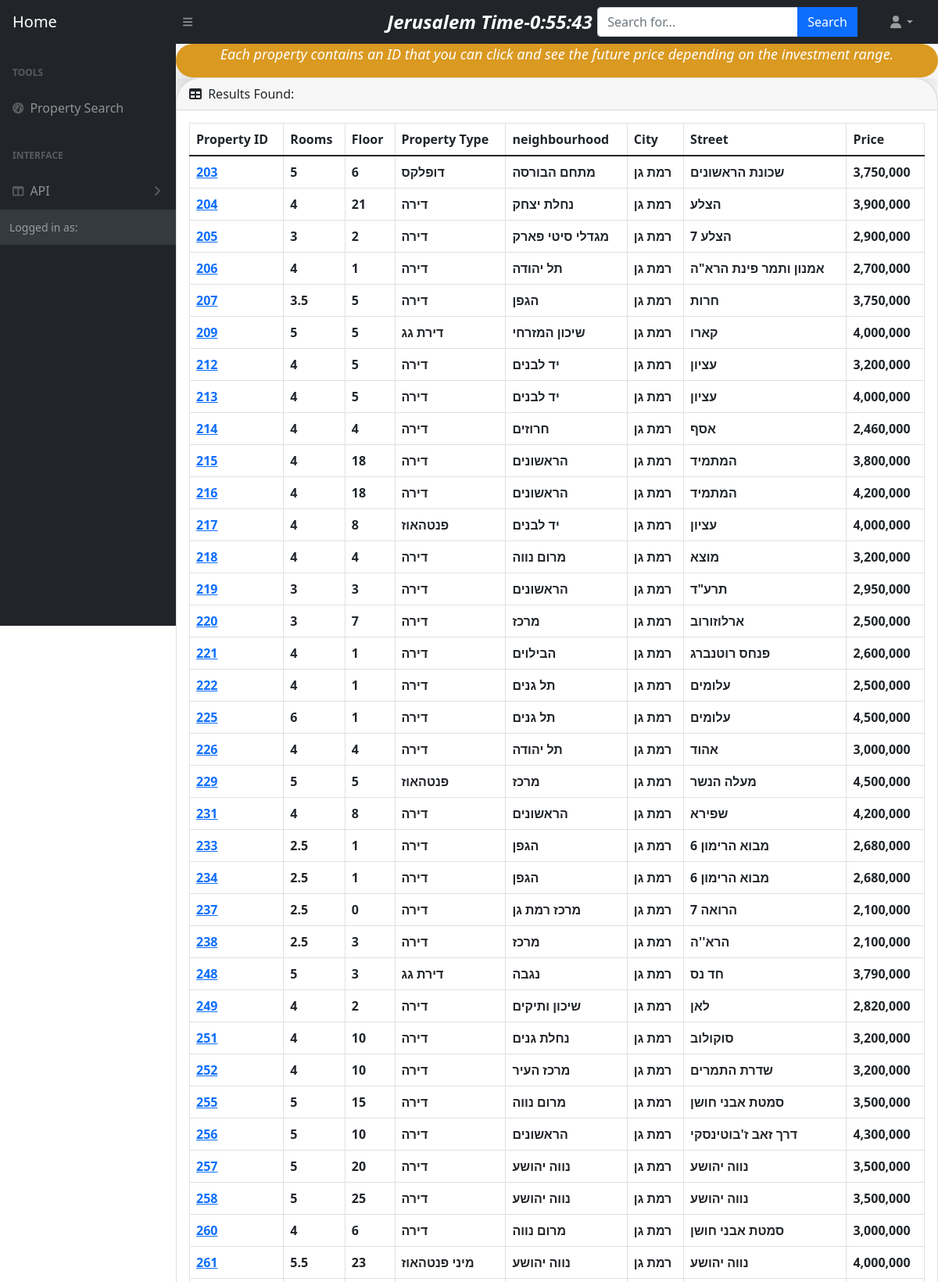
The app's page /property/Ramat-gan-apt/ (upper part) with its own data.
### property/models.py (models this page shows, shortened)
class Property(models.Model):
   id = models.AutoField(primary_key=True, editable=False)
   room = models.SmallIntegerField(_("room"),null=False)
   floor = models.SmallIntegerField(_("floor"),null=False)
   property_type = models.CharField(_("property_type"),max_length=100, null=False)
   street=models.CharField(_("street"),max_length=100, null=False)
   neighbourhood=models.CharField(_("neighbourhood"),max_length=100, null=False)
   location = models.CharField(_("location"),max_length=100, null=False)
   price= models.BigIntegerField(_("price"),null=False)

### property/views.py (the view)
# urls.py: path('Ramat-gan-apt/', views.ramatgan, name='ramatgan'),
def ramatgan(request):
    rmg = Property.objects.filter(location__contains='רמת גן')
    return render(request, 'Ramat-gan.html', {'rmg': rmg})

### property/my_filters.py (called while the page is built)
@register.filter('intcomma')
def intcomma(value):
    if type(value) != int:
            return value
    else:
        return format(int(value), ",")

### property/templates/Ramat-gan.html (shortened to what this page needs)
{% extends 'base.html' %}
{% block content %}
<div class="text" style="color: white; font-size: large; font-style: oblique; font-weight: 400; background-color: rgb(218, 153, 32); border-radius: 10em; box-shadow:-11px 24px 62px -13px rgba(0,0,0,0.69) ; text-align:center; position:static;bottom: 20px;width: 100%;" >
   <p style="font-size:large ;" >Each property contains an ID that you can click and see the future price depending on the investment range.</p>
 </div>
   <div class="card mb-4">
     <div class="card-header">
         <i class="fas fa-table me-1"></i>
         Results Found:
     </div>
     <div class="card-body">
           <table class="table table-bordered" id="dataTable" width="100%" cellspacing="0">
           <thead>
                 <tr>
                   <th>Property ID</th>
                     <th>Rooms</th>
                     <th>Floor</th>
                     <th>Property Type</th>
                     <th>neighbourhood</th>
                     <th>City</th>
                     <th>Street</th>
                     <th>Price</th>
                 </tr>
             </thead>
             <tbody>
               {% for apt in rmg %}
               <tr >
                   <th style="color:blue ;"><a href="{% url 'property:single_apt' apt.id %}" >{{ apt.id }}</a></th>
                   <th>{{ apt.room }}</th>
                   <th>{{ apt.floor }}</th>
                   <th>{{apt.property_type}}</th>
                   <th>{{apt.neighbourhood}}</th>
                   <th>{{apt.location}}</th>
                   <th>{{apt.street}}</th>
                   <th>{{apt.price|intcomma}} </th>
               </tr>
               {% endfor %}
                   </tbody>
                 </table>
             </div>
         </div>
     </div>
{% endblock %}

### records on screen
Property: id "203", room "5", floor "6", property_type "דופלקס", neighbourhood "מתחם הבורסה", location "רמת גן", street "שכונת הראשונים", price "3,750,000"
Property: id "204", room "4", floor "21", property_type "דירה", neighbourhood "נחלת יצחק", location "רמת גן", street "הצלע", price "3,900,000"
Property: id "205", room "3", floor "2", property_type "דירה", neighbourhood "מגדלי סיטי פארק", location "רמת גן", street "הצלע 7", price "2,900,000"
Property: id "206", room "4", floor "1", property_type "דירה", neighbourhood "תל יהודה", location "רמת גן", street "אמנון ותמר פינת הרא\"ה", price "2,700,000"
Property: id "207", room "3.5", floor "5", property_type "דירה", neighbourhood "הגפן", location "רמת גן", street "חרות", price "3,750,000"
Property: id "209", room "5", floor "5", property_type "דירת גג", neighbourhood "שיכון המזרחי", location "רמת גן", street "קארו", price "4,000,000"
Property: id "212", room "4", floor "5", property_type "דירה", neighbourhood "יד לבנים", location "רמת גן", street "עציון", price "3,200,000"
Property: id "213", room "4", floor "5", property_type "דירה", neighbourhood "יד לבנים", location "רמת גן", street "עציון", price "4,000,000"
Property: id "214", room "4", floor "4", property_type "דירה", neighbourhood "חרוזים", location "רמת גן", street "אסף", price "2,460,000"
Property: id "215", room "4", floor "18", property_type "דירה", neighbourhood "הראשונים", location "רמת גן", street "המתמיד", price "3,800,000"
Property: id "216", room "4", floor "18", property_type "דירה", neighbourhood "הראשונים", location "רמת גן", street "המתמיד", price "4,200,000"
Property: id "217", room "4", floor "8", property_type "פנטהאוז", neighbourhood "יד לבנים", location "רמת גן", street "עציון", price "4,000,000"
Property: id "218", room "4", floor "4", property_type "דירה", neighbourhood "מרום נווה", location "רמת גן", street "מוצא", price "3,200,000"
Property: id "219", room "3", floor "3", property_type "דירה", neighbourhood "הראשונים", location "רמת גן", street "תרע\"ד", price "2,950,000"
Property: id "220", room "3", floor "7", property_type "דירה", neighbourhood "מרכז", location "רמת גן", street "ארלוזורוב", price "2,500,000"
Property: id "221", room "4", floor "1", property_type "דירה", neighbourhood "הבילוים", location "רמת גן", street "פנחס רוטנברג", price "2,600,000"
Property: id "222", room "4", floor "1", property_type "דירה", neighbourhood "תל גנים", location "רמת גן", street "עלומים", price "2,500,000"
Property: id "225", room "6", floor "1", property_type "דירה", neighbourhood "תל גנים", location "רמת גן", street "עלומים", price "4,500,000"
Property: id "226", room "4", floor "4", property_type "דירה", neighbourhood "תל יהודה", location "רמת גן", street "אהוד", price "3,000,000"
Property: id "229", room "5", floor "5", property_type "פנטהאוז", neighbourhood "מרכז", location "רמת גן", street "מעלה הנשר", price "4,500,000"
Property: id "231", room "4", floor "8", property_type "דירה", neighbourhood "הראשונים", location "רמת גן", street "שפירא", price "4,200,000"
Property: id "233", room "2.5", floor "1", property_type "דירה", neighbourhood "הגפן", location "רמת גן", street "מבוא הרימון 6", price "2,680,000"
Property: id "234", room "2.5", floor "1", property_type "דירה", neighbourhood "הגפן", location "רמת גן", street "מבוא הרימון 6", price "2,680,000"
Property: id "237", room "2.5", floor "0", property_type "דירה", neighbourhood "מרכז רמת גן", location "רמת גן", street "הרואה 7", price "2,100,000"
Property: id "238", room "2.5", floor "3", property_type "דירה", neighbourhood "מרכז", location "רמת גן", street "הרא''ה", price "2,100,000"
Property: id "248", room "5", floor "3", property_type "דירת גג", neighbourhood "נגבה", location "רמת גן", street "חד נס", price "3,790,000"
Property: id "249", room "4", floor "2", property_type "דירה", neighbourhood "שיכון ותיקים", location "רמת גן", street "לאן", price "2,820,000"
Property: id "251", room "4", floor "10", property_type "דירה", neighbourhood "נחלת גנים", location "רמת גן", street "סוקולוב", price "3,200,000"
Property: id "252", room "4", floor "10", property_type "דירה", neighbourhood "מרכז העיר", location "רמת גן", street "שדרת התמרים", price "3,200,000"
Property: id "255", room "5", floor "15", property_type "דירה", neighbourhood "מרום נווה", location "רמת גן", street "סמטת אבני חושן", price "3,500,000"
Property: id "256", room "5", floor "10", property_type "דירה", neighbourhood "הראשונים", location "רמת גן", street "דרך זאב ז'בוטינסקי", price "4,300,000"
Property: id "257", room "5", floor "20", property_type "דירה", neighbourhood "נווה יהושע", location "רמת גן", street "נווה יהושע", price "3,500,000"
Property: id "258", room "5", floor "25", property_type "דירה", neighbourhood "נווה יהושע", location "רמת גן", street "נווה יהושע", price "3,500,000"
Property: id "260", room "4", floor "6", property_type "דירה", neighbourhood "מרום נווה", location "רמת גן", street "סמטת אבני חושן", price "3,000,000"
Property: id "261", room "5.5", floor "23", property_type "מיני פנטהאוז", neighbourhood "נווה יהושע", location "רמת גן", street "נווה יהושע", price "4,000,000"
